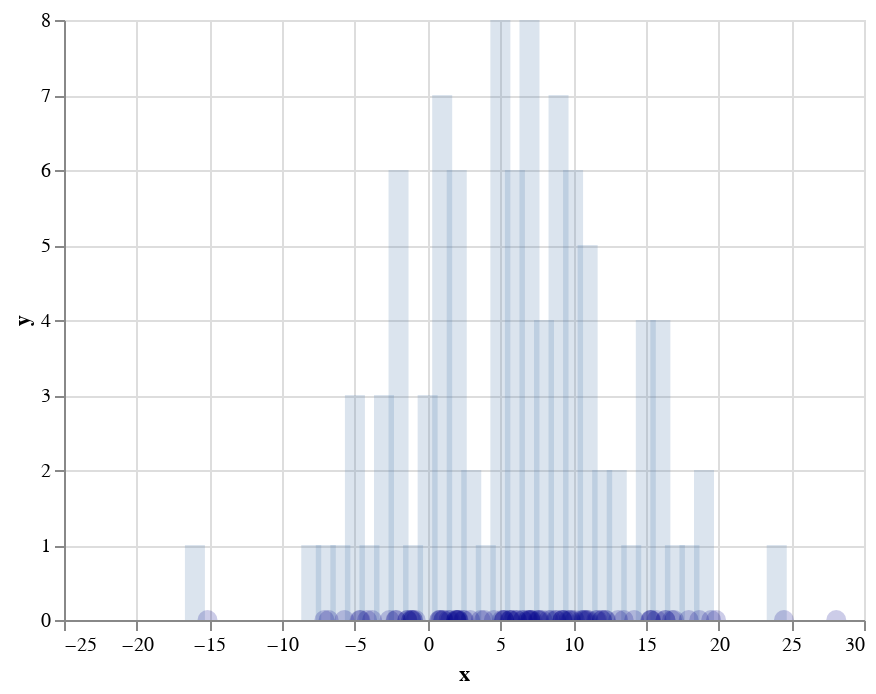

Here is the notebook cell this chart was saved with:
### Markdown cell above
### Get some data

Let's start by drawing some data from a 1 dimensional normal with some mean and some standard deviation. Below, I make a histogram to visualize the data and plot the data as blue dots along the x axis. Each little blue dot along the x-axis is some datapoint $x_i$.

### Code cell
import numpy as np
from helper import *

mu, sigma = 6, 7 # mean and standard deviation
N = 100
nbins = 25

s =  np.random.normal(mu, sigma, size=N)

values, bins = np.histogram(s, bins=np.arange(-20, nbins + 1))

histogram = make_bar_chart(size=10, opacity=.1, X=bins, Y=values)

x_points = make_scatter_chart(opacity=.2, X=s, Y=np.zeros(len(s)))

histogram + x_points

### Figure 1 — Vega-Lite specification as saved in the notebook (floating-point values rounded to 4 significant figures)
{"$schema": "https://vega.github.io/schema/vega-lite/v2.6.0.json", "config": {"view": {"height": 300, "width": 400}}, "layer": [{"data": {"values": [{"x": -20, "y": 0}, {"x": -19, "y": 0}, {"x": -18, "y": 0}, {"x": -17, "y": 0}, {"x": -16, "y": 1}, {"x": -15, "y": 0}, {"x": -14, "y": 0}, {"x": -13, "y": 0}, {"x": -12, "y": 0}, {"x": -11, "y": 0}, {"x": -10, "y": 0}, {"x": -9, "y": 0}, {"x": -8, "y": 1}, {"x": -7, "y": 1}, {"x": -6, "y": 1}, {"x": -5, "y": 3}, {"x": -4, "y": 1}, {"x": -3, "y": 3}, {"x": -2, "y": 6}, {"x": -1, "y": 1}, {"x": 0, "y": 3}, {"x": 1, "y": 7}, {"x": 2, "y": 6}, {"x": 3, "y": 2}, {"x": 4, "y": 1}, {"x": 5, "y": 8}, {"x": 6, "y": 6}, {"x": 7, "y": 8}, {"x": 8, "y": 4}, {"x": 9, "y": 7}, {"x": 10, "y": 6}, {"x": 11, "y": 5}, {"x": 12, "y": 2}, {"x": 13, "y": 2}, {"x": 14, "y": 1}, {"x": 15, "y": 4}, {"x": 16, "y": 4}, {"x": 17, "y": 1}, {"x": 18, "y": 1}, {"x": 19, "y": 2}, {"x": 20, "y": 0}, {"x": 21, "y": 0}, {"x": 22, "y": 0}, {"x": 23, "y": 0}, {"x": 24, "y": 1}]}, "encoding": {"x": {"field": "x", "type": "quantitative"}, "y": {"field": "y", "type": "quantitative"}}, "mark": {"opacity": 0.2, "size": 10, "type": "bar"}}, {"data": {"values": [{"x": 16.36, "y": 0}, {"x": 2.067, "y": 0}, {"x": 5.266, "y": 0}, {"x": -1.135, "y": 0}, {"x": 13.48, "y": 0}, {"x": -1.015, "y": 0}, {"x": 15.31, "y": 0}, {"x": 9.284, "y": 0}, {"x": 6.526, "y": 0}, {"x": 10.56, "y": 0}, {"x": 6.129, "y": 0}, {"x": 5.233, "y": 0}, {"x": 2.106, "y": 0}, {"x": 8.304, "y": 0}, {"x": 5.632, "y": 0}, {"x": 0.889, "y": 0}, {"x": -4.163, "y": 0}, {"x": 2.438, "y": 0}, {"x": 6.864, "y": 0}, {"x": 5.877, "y": 0}, {"x": 1.554, "y": 0}, {"x": 2.123, "y": 0}, {"x": -1.382, "y": 0}, {"x": 6.556, "y": 0}, {"x": 2.925, "y": 0}, {"x": 9.819, "y": 0}, {"x": 9.686, "y": 0}, {"x": -2.201, "y": 0}, {"x": -5.721, "y": 0}, {"x": 1.971, "y": 0}, {"x": 15.33, "y": 0}, {"x": 7.637, "y": 0}, {"x": 18.67, "y": 0}, {"x": 2.501, "y": 0}, {"x": -6.807, "y": 0}, {"x": 24.5, "y": 0}, {"x": -15.13, "y": 0}, {"x": 7.209, "y": 0}, {"x": -7.096, "y": 0}, {"x": 11.67, "y": 0}, {"x": -1.126, "y": 0}, {"x": 7.565, "y": 0}, {"x": 7.684, "y": 0}, {"x": 1.986, "y": 0}, {"x": 15.73, "y": 0}, {"x": 8.867, "y": 0}, {"x": 14.2, "y": 0}, {"x": 13.1, "y": 0}, {"x": 6.149, "y": 0}, {"x": 9.276, "y": 0}, {"x": 0.7951, "y": 0}, {"x": 8.793, "y": 0}, {"x": 12.22, "y": 0}, {"x": -3.815, "y": 0}, {"x": 10.95, "y": 0}, {"x": -2.163, "y": 0}, {"x": 1.428, "y": 0}, {"x": 16.8, "y": 0}, {"x": 5.099, "y": 0}, {"x": 9.436, "y": 0}, {"x": -4.676, "y": 0}, {"x": 16.36, "y": 0}, {"x": 11.59, "y": 0}, {"x": -2.62, "y": 0}, {"x": 16.94, "y": 0}, {"x": 4.552, "y": 0}, {"x": 11.98, "y": 0}, {"x": 5.684, "y": 0}, {"x": 28.09, "y": 0}, {"x": 7.896, "y": 0}, {"x": 17.95, "y": 0}, {"x": 19.83, "y": 0}, {"x": 9.875, "y": 0}, {"x": 11.06, "y": 0}, {"x": -4.62, "y": 0}, {"x": 10.75, "y": 0}, {"x": 5.712, "y": 0}, {"x": 8.495, "y": 0}, {"x": 7.095, "y": 0}, {"x": -1.406, "y": 0}, {"x": 19.5, "y": 0}, {"x": 10.7, "y": 0}, {"x": 11.99, "y": 0}, {"x": 5.258, "y": 0}, {"x": 15.37, "y": 0}, {"x": 10.12, "y": 0}, {"x": 1.073, "y": 0}, {"x": 7.065, "y": 0}, {"x": -1.023, "y": 0}, {"x": -0.8238, "y": 0}, {"x": 1.096, "y": 0}, {"x": 10.86, "y": 0}, {"x": 6.939, "y": 0}, {"x": 1.95, "y": 0}, {"x": 0.8162, "y": 0}, {"x": 12.27, "y": 0}, {"x": 9.251, "y": 0}, {"x": 3.655, "y": 0}, {"x": 7.029, "y": 0}, {"x": 3.884, "y": 0}]}, "encoding": {"x": {"field": "x", "type": "quantitative"}, "y": {"field": "y", "type": "quantitative"}}, "mark": {"clip": true, "color": "darkblue", "filled": true, "opacity": 0.2, "size": 100, "type": "point"}}]}
